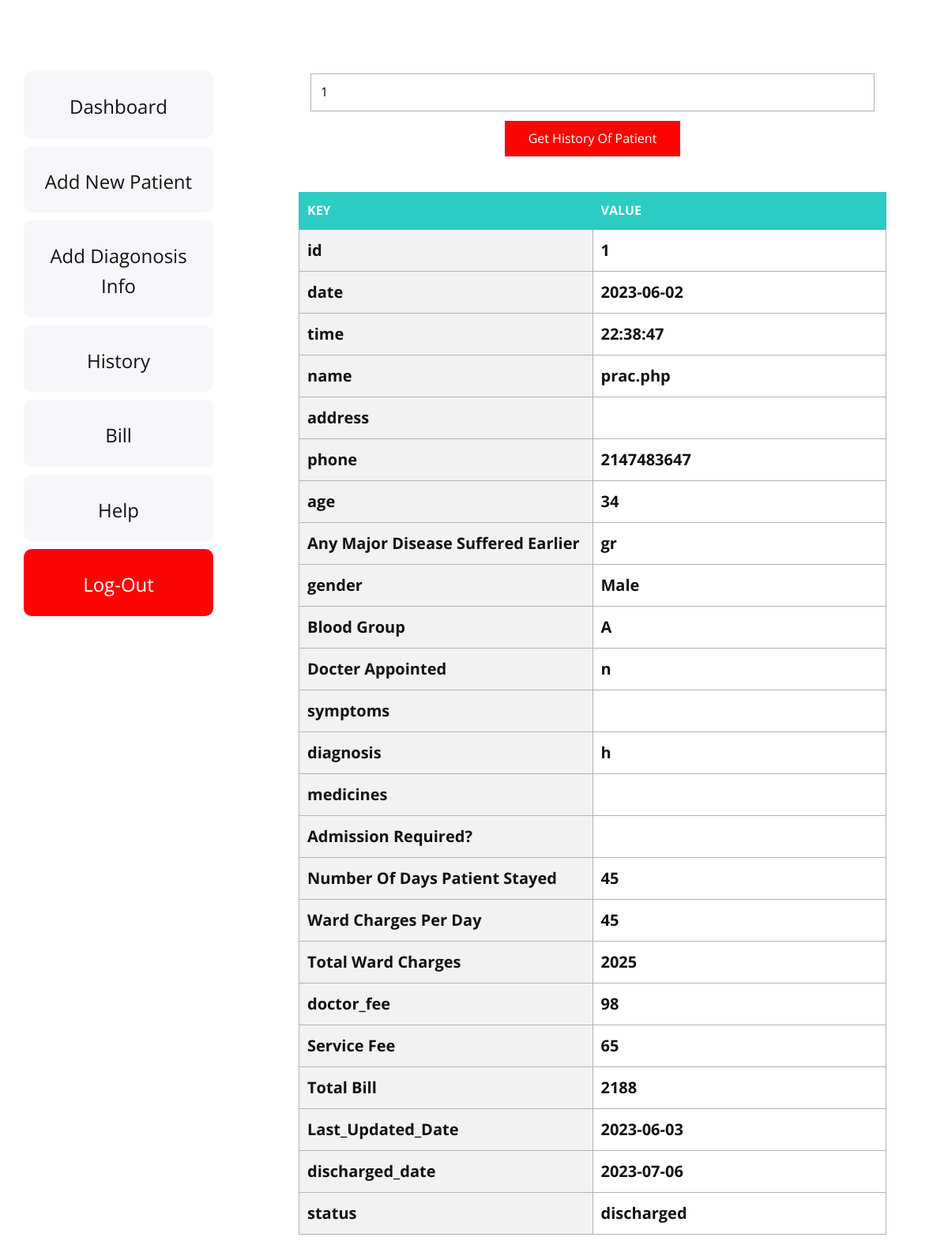
The app's page /panel.php?id=1&action=history (signed in) with its own data.
### tables this page shows
CREATE TABLE `patients` (
  `id` int(10) NOT NULL,
  `date` date NOT NULL,
  `time` time NOT NULL,
  `name` varchar(30) NOT NULL,
  `address` varchar(60) NOT NULL,
  `phone` varchar(15) NOT NULL,
  `age` int(4) NOT NULL,
  `MDSE` varchar(30) NOT NULL,
  `gender` varchar(5) NOT NULL,
  `BG` varchar(10) DEFAULT NULL,
  `A_Doctor` varchar(30) DEFAULT NULL,
  `symptoms` varchar(30) DEFAULT NULL,
  `diagnosis` varchar(30) DEFAULT NULL,
  `medicines` varchar(30) DEFAULT NULL,
  `admission` varchar(5) DEFAULT NULL,
  `stayed_days` int(3) DEFAULT NULL,
  `WCPday` int(5) DEFAULT NULL,
  `totalWC` int(10) DEFAULT NULL,
  `doctor_fee` int(10) DEFAULT NULL,
  `service_fee` int(10) DEFAULT NULL,
  `total_bill` int(15) DEFAULT NULL,
  `Last_Updated_Date` date DEFAULT NULL,
  `discharged_date` date DEFAULT NULL,
  `status` varchar(30) NOT NULL
);

### includes/forms/history.php (the view, shortened to what this page needs)
<?php
require "././conn.php";
$id='';
if(isset($_GET['id'])){
  $id=$_GET['id'];
}
?>
<section class="u-clearfix u-section-5" id="carousel_d5c8">
  <div class="u-clearfix u-expanded-width u-layout-wrap u-layout-wrap-1">
    <div class="u-layout">
      <div class="u-layout-row">
        <div class="u-container-style u-layout-cell u-size-15 u-layout-cell-1">
          <div class="u-container-layout u-container-layout-1">
            <div class="u-expanded-width u-list u-list-1">
            <div class="u-repeater u-repeater-1">
                  <div
                    class="u-container-style u-custom-item u-list-item u-palette-5-light-3 u-radius-10 u-repeater-item u-shape-round u-list-item-1"
                    data-href="panel.php?action=dashboard">
                    <div class="u-container-layout u-similar-container u-container-layout-2">
                      <p class="u-align-center u-large-text u-text u-text-variant u-text-1">Dashboard</p>
                    </div>
                  </div>
                  <div  data-href="panel.php?action=add_patient"
                    class="u-container-style u-custom-item u-list-item u-palette-5-light-3 u-radius-10 u-repeater-item u-shape-round u-list-item-2">
                    <div class="u-container-layout u-similar-container u-container-layout-3">
                      <p class="u-align-center u-large-text u-text u-text-variant u-text-2"> Add New Patient</p>
                    </div>
                  </div>
                  <div data-href="panel.php?action=add_diagonosis"
                    class="u-container-style u-custom-item u-list-item u-palette-5-light-3 u-radius-10 u-repeater-item u-shape-round u-list-item-3">
                    <div class="u-container-layout u-similar-container u-container-layout-4">
                      <p class="u-align-center u-large-text u-text u-text-variant u-text-3"> Add Diagonosis Info</p>
                    </div>
                  </div>
                  <div data-href="panel.php?action=history"
                    class="u-container-style u-custom-item u-list-item u-palette-5-light-3 u-radius-10 u-repeater-item u-shape-round u-list-item-4">
                    <div class="u-container-layout u-similar-container u-container-layout-5">
                      <p class="u-align-center u-large-text u-text u-text-variant u-text-4">History</p>
                    </div>
                  </div>
                  <div data-href="panel.php?action=bill"
                    class="u-container-style u-custom-item u-list-item u-palette-5-light-3 u-radius-10 u-repeater-item u-shape-round u-list-item-5">
                    <div class="u-container-layout u-similar-container u-container-layout-6">
                      <p class="u-align-center u-large-text u-text u-text-variant u-text-5">Bill</p>
                    </div>
                  </div>
                  <div data-href="mailto:sgshinde612@gmail.com?subject=[ REPLACE THIS WITH YOUR SUBJECT ]&body=Just%20saying%20hi!"
                    class="u-container-style u-custom-item u-list-item u-palette-5-light-3 u-radius-10 u-repeater-item u-shape-round u-list-item-6">
                    <div class="u-container-layout u-similar-container u-container-layout-7">
                      <p class="u-align-center u-large-text u-text u-text-variant u-text-6">Help</p>
                    </div>
                  </div>
                  <div data-href="logout.php"
                    class="u-container-style u-custom-color-1 u-custom-item u-list-item u-radius-10 u-repeater-item u-shape-round u-list-item-7">
                    <div class="u-container-layout u-similar-container u-container-layout-8">
                      <p class="u-align-center u-large-text u-text u-text-variant u-text-7">Log-Out</p>
                    </div>
                  </div>
                </div>
            </div>
          </div>
        </div>
        <div class="u-container-style u-layout-cell u-size-45 u-layout-cell-2">
          <div class="u-container-layout u-container-layout-9">
            <div class="u-align-center u-form u-form-1">
              <form action="" class="u-clearfix u-form-custom-backend u-form-spacing-11 u-form-vertical u-inner-form" source="custom" name="form" style="padding: 3px;" redirect="true" method="get">
                <div class="u-form-group u-form-group-1">
                  <input value="<?php echo $id; ?>" required type="text" placeholder="Enter Patient ID" id="text-8350" name="id" class="u-input u-input-rectangle">
                </div>
                <div class="u-align-center u-form-group u-form-submit">
                  <a href="#" class="u-border-none u-btn u-btn-submit u-button-style u-custom-color-1 u-btn-1">Get History Of Patient<br>
                  </a>
                </div>
              </form>
            </div>
            <div class="u-table u-table-responsive u-table-1">
              <?php
              if (isset($_GET["id"])) {
                $patient_id = $_GET["id"];
                $sql = "SELECT * FROM patients WHERE id = $patient_id";
                $result = mysqli_query($conn, $sql);
                if (mysqli_num_rows($result) == 1) {
                  echo '  <table class="u-table-entity">
                    <colgroup>
                      <col width="50%">
                      <col width="50%">
                    </colgroup>
                    <thead class="u-palette-4-base u-table-header u-table-header-1">
                      <tr style="height: 46px;">
                        <th class="u-border-1 u-border-palette-4-base u-table-cell"> KEY </th>
                        <th class="u-border-1 u-border-palette-4-base u-table-cell"> VALUE </th>
                      </tr>
                    </thead>';
                  $row = mysqli_fetch_assoc($result);
                  echo ' <tbody class="u-table-body u-table-body-1"  ';
                  foreach ($row as $column => $value) {
                    switch ($column) {
                      case 'MDSE':
                        $column = "Any Major Disease Suffered Earlier";
                        break;
                      case 'BG':
                        $column = "Blood Group";
                        break;
                      case 'A_Doctor':
                        $column = "Docter Appointed";
                        break;
                      case 'stayed_days':
                        $column = "Number Of Days Patient Stayed";
                        break;
                      case 'WCPday':
                        $column = "Ward Charges Per Day";
                        break;
                      case 'admission':
                        $column = "Admission Required?";
                        break;
                      case 'totalWC':
                        $column = "Total Ward Charges";
                        break;
                      case 'service_fee':
                        $column = "Service Fee";
                        break;
                      case 'total_bill':
                        $column = "Total Bill";
                        break;
                      default:
                        break;
                    }
                    switch ($value) {
                      case 'M':
                        $value = "Male";
                        break;
                      default:
                        break;
                    }
                    echo '
                          <tr style="height: 49px;"><td class="u-border-1 u-border-grey-30 u-first-column u-grey-5 u-table-cell u-table-cell-9">' . $column . '</td>
                          <td class="u-border-1 u-border-grey-30 u-table-cell">' . $value . '</td>  </tr>';
                  }
                  echo '</tbody>
                    </table>';
                } else {
                  echo "Patient not found";
                }
              }
              ?>
            </div>
          </div>
        </div>
      </div>
    </div>
  </div>
</section>

### css/Home.css (style rules this page uses)
.u-section-5 { min-height: 870px; }
.u-section-5 .u-layout-wrap-1 { margin-top: 60px; margin-bottom: 60px; }
.u-section-5 .u-layout-cell-1 { min-height: 750px; }
.u-section-5 .u-container-layout-1 { padding: 30px; }
.u-section-5 .u-list-1 { margin-bottom: 0; margin-top: 0; }
.u-section-5 .u-repeater-1 { grid-gap: 10px 10px; grid-template-columns: 100%; min-height: 690px; }
.u-section-5 .u-list-item-1 { background-image: none; margin-top: 0; margin-bottom: 0; }
.u-section-5 .u-container-layout-2 { padding: 10px 0; }
.u-section-5 .u-text-1 { margin: 16px 10px 0; }
.u-section-5 .u-list-item-2 { background-image: none; margin-top: 0; margin-bottom: 0; }
.u-section-5 .u-container-layout-3 { padding: 10px 0; }
.u-section-5 .u-text-2 { margin: 16px 10px 0; }
.u-section-5 .u-list-item-3 { background-image: none; margin-top: 0; margin-bottom: 0; }
.u-section-5 .u-container-layout-4 { padding: 10px 0; }
.u-section-5 .u-text-3 { margin: 16px 10px 0; }
.u-section-5 .u-list-item-4 { background-image: none; margin-top: 0; margin-bottom: 0; }
.u-section-5 .u-container-layout-5 { padding: 10px 0; }
.u-section-5 .u-text-4 { margin: 16px 10px 0; }
.u-section-5 .u-list-item-5 { background-image: none; margin-top: 0; margin-bottom: 0; }
.u-section-5 .u-container-layout-6 { padding: 10px 0; }
.u-section-5 .u-text-5 { margin: 16px 10px 0; }
.u-section-5 .u-list-item-6 { background-image: none; margin-top: 0; margin-bottom: 0; }
.u-section-5 .u-container-layout-7 { padding: 10px 0; }
.u-section-5 .u-text-6 { margin: 16px 10px 0; }
.u-section-5 .u-list-item-7 { background-image: none; margin-top: 0; margin-bottom: 0; }
.u-section-5 .u-container-layout-8 { padding: 10px 0; }
.u-section-5 .u-text-7 { margin: 16px 10px 0; }
.u-section-5 .u-layout-cell-2 { min-height: 750px; }
.u-section-5 .u-container-layout-9 { padding: 0; }
.u-section-5 .u-form-1 { height: 122px; width: 80%; margin: 30px auto 0; }
.u-section-5 .u-form-group-1 { margin-left: 0; }
.u-section-5 .u-btn-1 { background-image: none; border-style: none; }
.u-section-5 .u-table-1 { width: 744px; margin: 30px auto 0; }
.u-section-5 .u-table-header-1 { font-weight: 700; background-image: none; }
.u-section-5 .u-table-body-1 { font-size: 1.25rem; font-weight: 700; }
.u-section-5 .u-table-cell-9 { background-image: none; }

### records on screen
patients: id "1", date "2023-06-02", time "22:38:47", name "prac.php", phone "2147483647", age "34", MDSE "gr", gender "Male", BG "A", A_Doctor "n", diagnosis "h", stayed_days "45", WCPday "45", totalWC "2025", doctor_fee "98", service_fee "65", total_bill "2188", Last_Updated_Date "2023-06-03", discharged_date "2023-07-06", status "discharged"

### other values on screen
$column "id"
$column "date"
$column "time"
$column "name"
$column "address"
$column "phone"
$column "age"
$column "Any Major Disease Suffered Earlier"
$column "gender"
$column "Blood Group"
$column "Docter Appointed"
$column "symptoms"
$column "diagnosis"
$column "medicines"
$column "Admission Required?"
